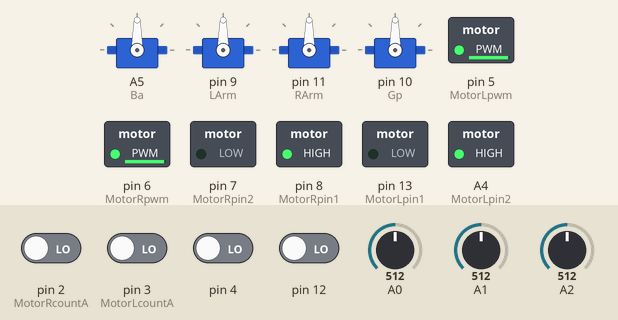
Simulated run of this sketch. Board: Arduino Uno, built with avr-gcc and run on an emulated ATmega328P. Parts: 4 × servo, switched loads named in the sketch (green lamp = pin HIGH). Inputs (shaded band) come from the test bench; at power-on: pin 2 (MotorRcountA), pin 3 (MotorLcountA), pin 4, pin 12 LOW, A0 = 512, A1 = 512, A2 = 512. What the sketch prints to the serial monitor is not drawn.

Above: at 1.4 s.
1.5 s: A0 set to 716
At 1.65 s:
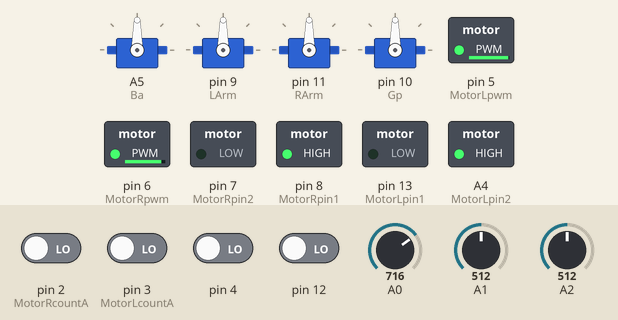
3.0 s: A1 set to 900
At 3.15 s:
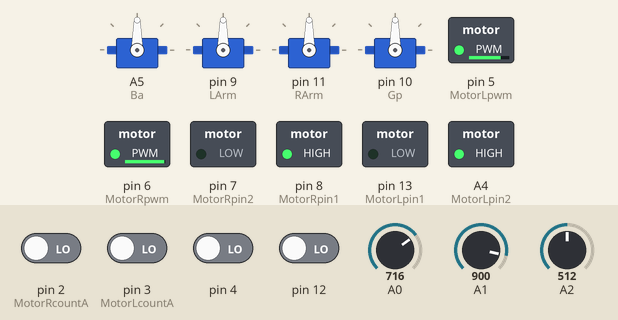
6.0 s: A0 set to 1023
At 6.6 s:
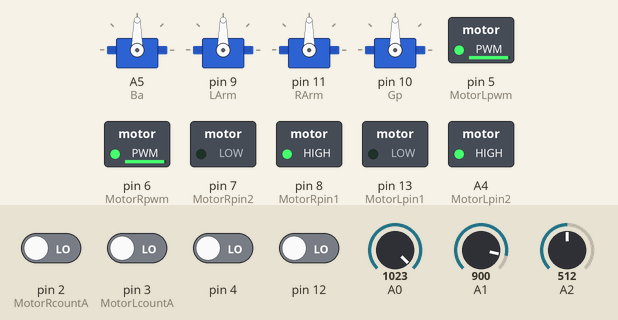
7.5 s: A0 set to 511
10.5 s: A1 set to 306
At 10.65 s:
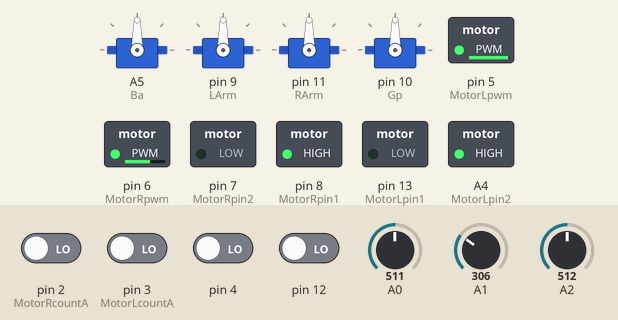
13.5 s: A1 set to 10
Timing chart, 0 to 16.5 s (numbered marks = the images above; inputs shaded):
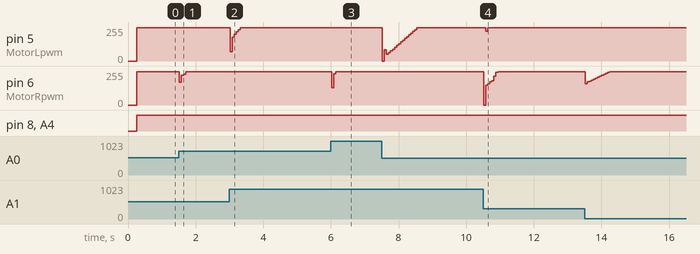

The sketch:

0.ino
```cpp
#include<Servo.h>

#define Ba A5
#define LArm 9
#define RArm 11
#define Gp 10

#define BaseIn 0
#define L_HeightIn 30
#define R_FrontIn 100
#define GripIn 0

#define Angle1 0//第一次底座旋转角度
#define Angle2 0//第二次底座旋转角度

#define HeightAdjust1 66//抓取高度的舵机角度
#define HeightAdjust2 62//释放高度的舵机角度

#define FrontAdjust1 150//抓取前后距离的舵机角度
#define FrontAdjust2 150//释放前后距离的舵机角度

#define Grip_Grasp_Angle 0//机械手抓紧的角度
#define Grip_Release_Angle 30//机械手释放的角度

Servo Base;
Servo L_high;
Servo R_front;
Servo Grip;

#include<stdio.h>
//左电机端口定义
#define MotorRpin1   8 //控制位3
#define MotorRpin2   7 //控制位4
#define MotorRpwm    6  //使能调速 ENB
#define MotorRcountA 2 //编码器A 中断号：5


//右电机端口定义
#define MotorLpin1   13 //控制位1
#define MotorLpin2   A4 //控制位2
#define MotorLpwm    5  //使能调速 ENA
#define MotorLcountA 3 //编码器A 中断号：3

const int er = analogRead(A1)-analogRead(A0);

void clockwise(Servo myservo1,int stop_angle1)
{
  int start_angle1=myservo1.read();

  for(int pos=start_angle1;pos<stop_angle1;pos=pos+1)
  {
    myservo1.write(pos);
    delay(5);
  }
}


void anticlockwise(Servo myservo2,int stop_angle2)
{
  int start_angle2=myservo2.read();

  for(int pos=start_angle2;pos>stop_angle2;pos=pos-1)
  {
    myservo2.write(pos);
    delay(7);
  }
}

void InPos(Servo S,int POS)
{
  S.write(POS);
}

void BaseIn233()
{
  digitalWrite(Ba,LOW);

  unsigned char i = 50;

  while (i--)
    {
    digitalWrite(Ba, HIGH);
    delayMicroseconds(500);
    digitalWrite(Ba, LOW);
    delayMicroseconds(19500);
    }
}

void ServoIn()
{
  Base.attach(Ba);

  L_high.attach(LArm);

  R_front.attach(RArm);

  Grip.attach(Gp);

  InPos(Base,BaseIn);

  InPos(L_high,L_HeightIn);

  InPos(R_front,R_FrontIn);

  InPos(Grip,GripIn);
}

void BaseR1(Servo Base,int angle)
{
  clockwise(Base,angle);
}
void BaseR2(Servo Base,int angle)
{
  anticlockwise(Base,angle);
}
void HeightAD1(Servo L,int angle)
{
  clockwise(L,angle);
}
void HeightAD2(Servo L,int angle)
{
  anticlockwise(L,angle);
}
void HeightAD3(Servo L,int angle)
{
  clockwise(L,angle);
}
void frontAD1(Servo R,int angle)
{
  clockwise(R,angle);
}
void frontAD2(Servo R,int angle)
{
  anticlockwise(R,angle);
}
void frontAD3(Servo R,int angle)
{
  clockwise(R,angle);
}

void firmly_grasp(Servo G,int angle1,int angle2)
{
  Gripper_release(G,angle1);

  Gripper_grasp(G,angle2);
}

void Gripper_grasp(Servo G,int angle)
{
  anticlockwise(G,angle);
}

void Gripper_release(Servo G,int angle)
{
  clockwise(G,angle);
}

void Grip_and_return()

{
  BaseIn233();

  InPos(Grip,GripIn);

  BaseIn233();

  Gripper_release(Grip,Grip_Release_Angle);

  HeightAD1(L_high,HeightAdjust1);

  frontAD1(R_front,FrontAdjust1);

  firmly_grasp(Grip,Grip_Release_Angle,Grip_Grasp_Angle);

  frontAD2(R_front,R_FrontIn);

  HeightAD2(L_high,L_HeightIn);

  BaseIn233();
}

void release_and_return()

{
  BaseIn233();

  HeightAD1(L_high,HeightAdjust2);

  frontAD1(R_front,FrontAdjust2);

  Gripper_release(Grip,Grip_Release_Angle);

  delay(1000);

  Gripper_grasp(Grip,Grip_Grasp_Angle);

  frontAD2(R_front,R_FrontIn);

  HeightAD2(L_high,L_HeightIn);

  InPos(Grip,Grip_Grasp_Angle);

  BaseIn233();
}

volatile float motorL=0;//中断变量，左轮子脉冲计数
volatile float motorR=0;//中断变量，右轮子脉冲计数
float V_L=0; //左轮速度 单位cm/s
float V_R=0; //右边轮速 单位cm/s
int v1=0;  //单位cm/s
int v2=0;  //单位cm/s
float Target_V_L=20,Target_V_R=20;   //单位cm/s
int Pwm_L=0,Pwm_R=0;  //左右轮PWM
int delta;
unsigned long lastTime;
double Input, Output, Setpoint;
double errSum, lastErr;
double kp1=0.18, ki1=0.08, kd1=0.12;
double error;
unsigned long nt;
 int allError,lastError;

 void PID(int left_val,int right_val){
  int Error=left_val-right_val;
  allError+=Error;
  float p=kp1*Error;
  float i=ki1*allError;
  float d=kd1*(Error-lastError);
  lastError=Error;
  if(allError>=400)
  allError=400;
  if(allError<=-400)
  allError=-400;
  delta=int(p+i+d);
  if(delta>150)
  delta=150;
   if(delta<-150)
   delta=-150;
  }

 //PID变量
float kp=1.4,ki=0.36,kd=0.08;  //PID参数


/**************************************
 * Arduino初始化函数
 *
 *************************************/
void setup() {
   delay(200);
   Motor_Init();//电机端口初始化
   Serial.begin(9600);//开启串口
    ServoIn();

}

 int Incremental_Pi_L(int current_speed,int target_speed){

  static float pwm,bias,last_bias,prev_bias;  //静态变量存在程序全周期：pwm:增量输出,bias:本次偏差,last_bias:上次偏差,prev_bais_:上上次偏差
  bias=current_speed-target_speed;    //计算本次偏差e(k)
  pwm-=(kp*(bias-last_bias)+ki*bias+kd*(bias-2*last_bias+prev_bias));   //增量式PID控制器
  prev_bias=last_bias;  //保存上上次偏差
  last_bias=bias;     //保存上一次偏差


  //PWM 限幅度  Arduino的PWM 最高为255  限制在250
  if(pwm<0){
    pwm=0;
  }
  if(pwm>250){
    pwm=250;
  }
  //Serial.println(pwm);
  return pwm;         //增量输出
 }

//右轮速度增量式PID控制器
int Incremental_Pi_R(float current_speed,float target_speed){

  static float pwm,bias,last_bias,prev_bias;  //静态变量存在程序全周期：pwm:增量输出,bias:本次偏差,last_bias:上次偏差,prev_bais_:上上次偏差
  bias=current_speed-target_speed;    //计算本次偏差e(k)
  pwm-=(kp*(bias-last_bias)+ki*bias+kd*(bias-2*last_bias+prev_bias));   //增量式PID控制器
  prev_bias=last_bias;  //保存上上次偏差
  last_bias=bias;     //保存上一次偏差

  //PWM 限幅度  Arduino的PWM 最高为255限制在250
  if(pwm<0){
    pwm=0;
  }
  if(pwm>250){
    pwm=250;
  }
  //Serial.println(pwm);
  return pwm;         //增量输出
 }


void Set_Pwm(int mode,int speed_L,int speed_R){

  if(mode==1){
  //前进模式
  //左电机
  digitalWrite(MotorLpin1,LOW);
  digitalWrite(MotorLpin2,HIGH);
  analogWrite(MotorLpwm,speed_L);

  //右电机
  digitalWrite(MotorRpin1,HIGH);
  digitalWrite(MotorRpin2,LOW);
  analogWrite(MotorRpwm,speed_R);

  }else if(mode==2){
  //后退模式
  //左电机
  digitalWrite(MotorLpin1,HIGH);
  digitalWrite(MotorLpin2,LOW);
  analogWrite(MotorLpwm,speed_L);

  //右电机
  digitalWrite(MotorRpin1,LOW);
  digitalWrite(MotorRpin2,HIGH);
  analogWrite(MotorRpwm,speed_R);
  }else if(mode==3){
  //右转模式
  //左电机
  digitalWrite(MotorLpin1,HIGH);
  digitalWrite(MotorLpin2,LOW);
  analogWrite(MotorLpwm,speed_L);

  //右电机
  digitalWrite(MotorRpin1,HIGH);
  digitalWrite(MotorRpin2,LOW);
  analogWrite(MotorRpwm,speed_R);

  }else if(mode==4){
  //左转模式
  //左电机
  digitalWrite(MotorLpin1,LOW);
  digitalWrite(MotorLpin2,HIGH);
  analogWrite(MotorLpwm,speed_L);

  //右电机
  digitalWrite(MotorRpin1,LOW);
  digitalWrite(MotorRpin2,HIGH);
  analogWrite(MotorRpwm,speed_R);

  }
}

void Motor_Init(){
  //左电机
  pinMode(MotorLpin1,OUTPUT);  //驱动芯片控制引脚
  pinMode(MotorLpin2,OUTPUT);  //驱动芯片控制引脚
  pinMode(MotorLpwm,OUTPUT);   //驱动芯片控制引脚，PWM调速
  pinMode(MotorLcountA,INPUT); //左轮编码器A引脚


  //右电机
  pinMode(MotorRpin1,OUTPUT);  //驱动芯片控制引脚
  pinMode(MotorRpin2,OUTPUT);  //驱动芯片控制引脚
  pinMode(MotorRpwm,OUTPUT);   //驱动芯片控制引脚，PWM调速
  pinMode(MotorRcountA,INPUT); //右轮编码器A引脚


  //驱动芯片控制引脚全部拉低
  digitalWrite(MotorLpin1,LOW); //左电机
  digitalWrite(MotorLpin2,LOW);
  digitalWrite(MotorLpwm,LOW);
  digitalWrite(MotorRpin1,LOW); //右电机
  digitalWrite(MotorRpin2,LOW);
  digitalWrite(MotorRpwm,LOW);
}

  void Read_Moto_V(){
  unsigned long nowtime=0;
  motorL=0;
  motorR=0;
  nowtime=millis()+60;//读50毫秒
  attachInterrupt(digitalPinToInterrupt(MotorLcountA),Read_Moto_L,RISING);//左轮脉冲开中断计数
  attachInterrupt(digitalPinToInterrupt(MotorRcountA),Read_Moto_R,RISING);//右轮脉冲开中断计数
  while(millis()<nowtime); //达到50毫秒关闭中断
  detachInterrupt(digitalPinToInterrupt(MotorLcountA));//左轮脉冲关中断计数
  detachInterrupt(digitalPinToInterrupt(MotorRcountA));//右轮脉冲关中断计数
  V_L=1200*motorL/455;   //单位cm/s
  V_R=1200*motorR/455;   //单位cm/s
  v1=V_L;
  v2=V_R;
}
 void Read_Moto_L(){
  motorL++;
}
  unsigned long et;
 void Read_Moto_R(){
  motorR++;
}
void Turn(int a,double b){
  if(a==1)
  {Set_Pwm(3,82 ,150);//右转
  delay(520*b/90.0);}
  if(a==2)
 {Set_Pwm(4,150 ,82);
 delay(520*b/90.0);
 }
  }
  /*int timeup(){
     nt=millis();
     delay(10);
  et=millis()-nt;

  return et;
    }*/
static int state=0;

void loop() {
  Read_Moto_V();
  int r,ri;
  int m;

int l,li;
li=0;
ri=0;
li=digitalRead(12);
ri=digitalRead(4);
  l= analogRead(A1);//读l
  r=analogRead(A0);//读r
  m=analogRead(A2);
PID(l,r);
int vr=0;
int vl=0;
if(state>=0)
{vr=Incremental_Pi_R(V_R,170-delta);
vl=Incremental_Pi_L(V_L,170+delta);
Set_Pwm(1,vr ,vl);}
/*if((li==1)||(ri==1))
{if(li==1)
   vl=0;
 if(ri==1)
   vr=0;
 Set_Pwm(1,vr ,vl);}*/
 if(state==0)
 {if((li==1)&&(ri==1))
   {Set_Pwm(1,0 ,0);

   state=-2;
   }}
   //if((li==0)&&(ri==0))
   //state=0;
  if(state==-2)//抓取
  {
    Grip_and_return();
    state=1;
    }
 if(state==2)
 {
if((li==1)&&(ri==1))
   {Set_Pwm(2,0 ,0);

state=-1;

   }

 }
  if(state==1)
  {Turn(1,93);//右转为1，左转为2
 Set_Pwm(1,100 ,100);
 delay(200);
state=2;
 }
if(state==-1)//放置
{   state=-3;
    release_and_return();
    }
    Serial.println(li);  //直接用串口绘图画出速度曲线
   //设置左右轮速度
}
```

Measured:
- after the input at 1.5 s, pin 6 (MotorRpwm): 250/255 → 223/255 at once, → 230/255 0.12 s later, → 250/255 0.06 s later
- after the input at 3.0 s, pin 5 (MotorLpwm): 250/255 → 180/255 at once, → 219/255 0.12 s later, → 234/255 0.12 s later, → 250/255 0.06 s later
- after the input at 6.0 s, pin 6 (MotorRpwm): 250/255 → 128/255 at once, → 235/255 0.06 s later, → 250/255 0.06 s later
- after the input at 10.5 s, pin 5 (MotorLpwm): 250/255 → 225/255 after 0.08 s, → 250/255 0.06 s later
